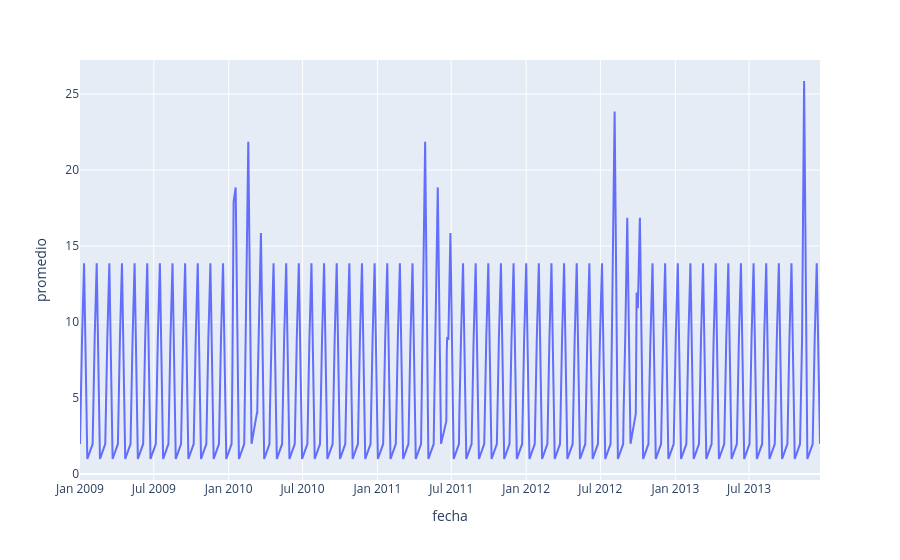

The notebook cell saved with this chart:
### Markdown cell above
La consulta para obtener la información que deseamos es la siguiente.

### Code cell
promedio_dia = pd.read_sql_query("""
SELECT DATE(InvoiceDate) as fecha, AVG(Total) as promedio FROM Invoice AS inv
GROUP BY fecha 
ORDER BY fecha ASC
;""", conn)

fig3 = px.line(promedio_dia, x="fecha", y="promedio")
fig3.show()

### Figure 1 — Plotly figure (JSON) as saved in the notebook; plotly's stock layout.template omitted (floating-point values rounded to 4 significant figures; data arrays with more than 128 entries replaced by an {"elided": "..."} marker saying what was removed)
{"data": [{"hovertemplate": "fecha=%{x}<br>promedio=%{y}<extra></extra>", "legendgroup": "", "line": {"color": "#636efa", "dash": "solid"}, "marker": {"symbol": "circle"}, "mode": "lines", "name": "", "orientation": "v", "showlegend": false, "type": "scatter", "x": {"elided": "354 str values"}, "xaxis": "x", "y": {"elided": "354 float values"}, "yaxis": "y"}], "layout": {"legend": {"tracegroupgap": 0}, "margin": {"t": 60}, "xaxis": {"anchor": "y", "domain": [0, 1], "title": {"text": "fecha"}}, "yaxis": {"anchor": "x", "domain": [0, 1], "title": {"text": "promedio"}}}}
